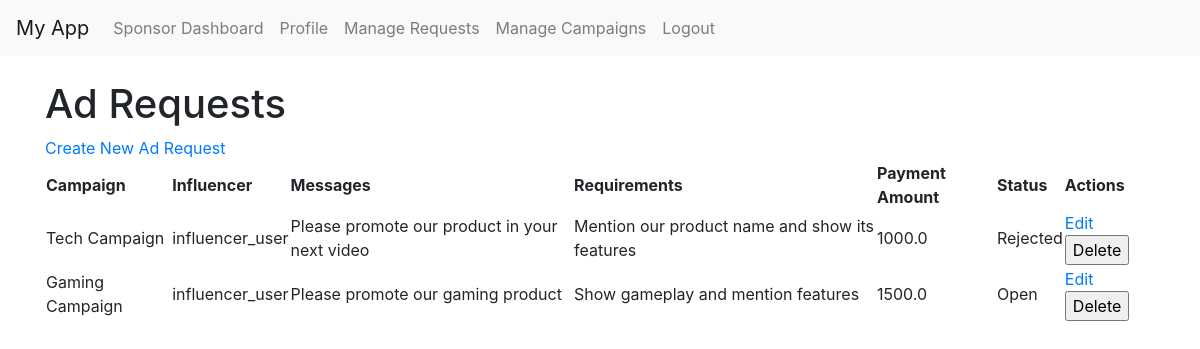
Page /sponsor/ad_requests (signed in) on the committed database.
### app/models.py (models this page shows, shortened)
class AdRequest(db.Model):
    id = db.Column(db.Integer, primary_key=True)
    campaign_id = db.Column(db.Integer, db.ForeignKey('campaign.id'), nullable=False)
    influencer_id = db.Column(db.Integer, db.ForeignKey('user.id'), nullable=False)
    messages = db.Column(db.Text, nullable=False)
    requirements = db.Column(db.Text, nullable=False)
    payment_amount = db.Column(db.Float, nullable=False)
    status = db.Column(db.String(10), nullable=False, default='Pending')
    counter_amount = db.Column(db.Float)
    proposed_amount = db.Column(db.Float, nullable=True)
    negotiation_status = db.Column(db.String(20), nullable=False, default='Open')  # Open, Closed
    campaign = db.relationship('Campaign', back_populates='ad_requests',lazy=True)
    influencer = db.relationship('User', back_populates='ad_requests',lazy=True)

class Campaign(db.Model):
    id = db.Column(db.Integer, primary_key=True)
    name = db.Column(db.String(100), nullable=False)
    description = db.Column(db.Text, nullable=False)
    category = db.Column(db.String(50), nullable=False)
    start_date = db.Column(db.Date, nullable=False)
    end_date = db.Column(db.Date, nullable=False)
    budget = db.Column(db.Float, nullable=False)
    visibility = db.Column(db.String(10), nullable=False)
    sponsor_id = db.Column(db.Integer, db.ForeignKey('user.id'), nullable=False)
    goals = db.Column(db.Text, nullable=False)
    ad_requests = db.relationship('AdRequest', foreign_keys='AdRequest.campaign_id', back_populates='campaign', lazy=True)
    is_flagged = db.Column(db.Boolean, default=False)

class User(db.Model,UserMixin):
    id = db.Column(db.Integer, primary_key=True)
    username = db.Column(db.String(20), unique=True, nullable=False)
    email = db.Column(db.String(120), unique=True, nullable=False)
    image_file = db.Column(db.String(20), nullable=False, default='default.jpg')
    password = db.Column(db.String(60), nullable=False)
    role = db.Column(db.String(10), nullable=False)
    company_name = db.Column(db.String(100))  # Only relevant for sponsors
    industry = db.Column(db.String(100))  # Only relevant for sponsors
    budget = db.Column(db.Float)  # Only relevant for sponsors
    campaigns = db.relationship('Campaign', backref='sponsor', lazy=True)
    ad_requests = db.relationship('AdRequest', foreign_keys='AdRequest.influencer_id', back_populates='influencer', lazy=True)
    profile = db.relationship('InfluencerProfile', uselist=False, back_populates='user')
    is_flagged = db.Column(db.Boolean, default=False)

### app/routes.py (the view)
@main.route("/sponsor/ad_requests", methods=['GET'])
@login_required
@sponsor_required
def view_ad_requests():
    ad_requests = AdRequest.query.join(Campaign).filter(Campaign.sponsor_id == current_user.id).all()
    return render_template('view_ad_requests.html', ad_requests=ad_requests)

### app/models.py (called while the page is built)
@login_manager.user_loader
def load_user(user_id):
    return User.query.get(int(user_id))

### app/routes.py (called while the page is built)
def sponsor_required(f):
    @wraps(f)
    def decorated_function(*args, **kwargs):
        if current_user.role != 'sponsor':
            flash('You do not have access to this page.', 'danger')
            return redirect(url_for('main.home'))
        return f(*args, **kwargs)
    return decorated_function

### app/templates/view_ad_requests.html
{% extends "layout.html" %}
{% block content %}
<h1>Ad Requests</h1>
<a href="{{ url_for('main.new_ad_request') }}">Create New Ad Request</a>
<table>
    <thead>
        <tr>
            <th>Campaign</th>
            <th>Influencer</th>
            <th>Messages</th>
            <th>Requirements</th>
            <th>Payment Amount</th>
            <th>Status</th>
            <th>Actions</th>
        </tr>
    </thead>
    <tbody>
        {% for ad_request in ad_requests %}
        <tr>
            <td>{{ ad_request.campaign.name }}</td>
            <td>{{ ad_request.influencer.username }}</td>
            <td>{{ ad_request.messages }}</td>
            <td>{{ ad_request.requirements }}</td>
            <td>{{ ad_request.payment_amount }}</td>
            <td>{{ ad_request.status }}</td>
            <td>
                <a href="{{ url_for('main.update_ad_request', ad_request_id=ad_request.id) }}">Edit</a>
                <form method="POST" action="{{ url_for('main.delete_ad_request', ad_request_id=ad_request.id) }}" style="display:inline;">
                    <input type="submit" value="Delete" onclick="return confirm('Are you sure?');">
                </form>
            </td>
        </tr>
        {% endfor %}
    </tbody>
</table>
{% endblock %}

### app/static/styles.css (style rules this page uses)
body { padding-top: 56px; }

### rows in the picture
AdRequest: campaign.name "Tech Campaign", influencer.username "influencer_user", messages "Please promote our product in your next video", requirements "Mention our product name and show its features", payment_amount "1000.0", status "Rejected"
AdRequest: campaign.name "Gaming Campaign", influencer.username "influencer_user", messages "Please promote our gaming product", requirements "Show gameplay and mention features", payment_amount "1500.0", status "Open"
